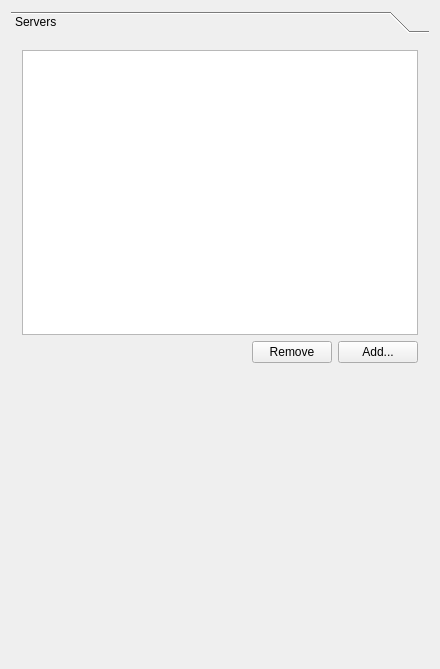
<?xml version="1.0" encoding="UTF-8"?>
<ui version="4.0">
 <class>Gui::Dialog::DlgSettingsPath</class>
 <widget class="QWidget" name="Gui::Dialog::DlgSettingsPath">
  <property name="geometry">
   <rect>
    <x>0</x>
    <y>0</y>
    <width>440</width>
    <height>669</height>
   </rect>
  </property>
  <property name="windowTitle">
   <string>CADCloud Preferences</string>
  </property>
  <layout class="QVBoxLayout">
   <item>
    <widget class="QToolBox" name="toolBox">
     <property name="currentIndex">
      <number>0</number>
     </property>
     <widget class="QWidget" name="page">
      <property name="geometry">
       <rect>
        <x>0</x>
        <y>0</y>
        <width>424</width>
        <height>624</height>
       </rect>
      </property>
      <attribute name="label">
       <string>Servers</string>
      </attribute>
      <layout class="QVBoxLayout" name="verticalLayout_2">
       <item>
        <widget class="QTableView" name="listCloudServers">
         <property name="selectionMode">
          <enum>QAbstractItemView::SingleSelection</enum>
         </property>
         <property name="selectionBehavior">
          <enum>QAbstractItemView::SelectRows</enum>
         </property>
        </widget>
       </item>
       <item>
        <layout class="QHBoxLayout" name="horizontalLayout">
         <item>
          <spacer name="horizontalSpacer">
           <property name="orientation">
            <enum>Qt::Horizontal</enum>
           </property>
           <property name="sizeHint" stdset="0">
            <size>
             <width>40</width>
             <height>20</height>
            </size>
           </property>
          </spacer>
         </item>
         <item>
          <widget class="QPushButton" name="btnRemoveServer">
           <property name="text">
            <string>Remove</string>
           </property>
          </widget>
         </item>
         <item>
          <widget class="QPushButton" name="btnAddServer">
           <property name="text">
            <string>Add...</string>
           </property>
          </widget>
         </item>
        </layout>
       </item>
       <item>
        <spacer name="verticalSpacer">
         <property name="orientation">
          <enum>Qt::Vertical</enum>
         </property>
         <property name="sizeHint" stdset="0">
          <size>
           <width>20</width>
           <height>40</height>
          </size>
         </property>
        </spacer>
       </item>
      </layout>
     </widget>
    </widget>
   </item>
  </layout>
 </widget>
 <layoutdefault spacing="6" margin="11"/>
 <pixmapfunction>qPixmapFromMimeSource</pixmapfunction>
 <tabstops>
  <tabstop>listCloudServers</tabstop>
  <tabstop>btnRemoveServer</tabstop>
  <tabstop>btnAddServer</tabstop>
 </tabstops>
 <resources/>
 <connections/>
</ui>
